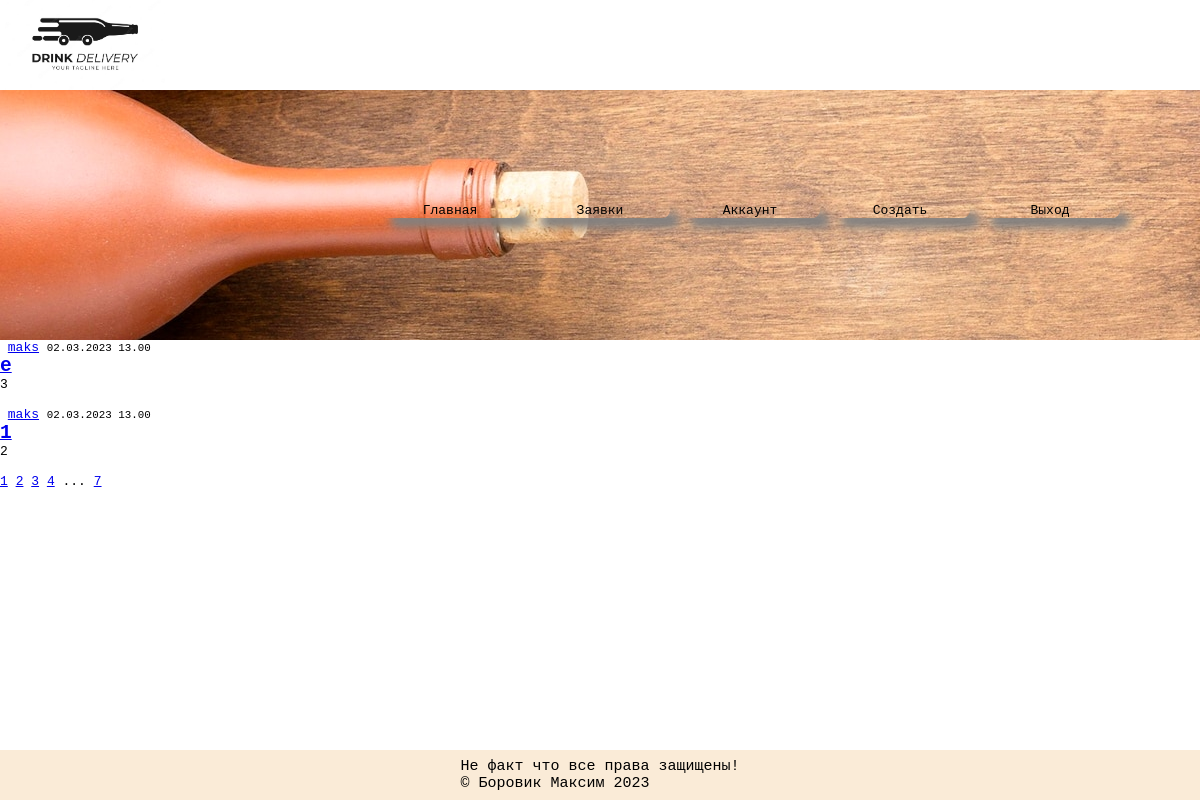
The page /blog (signed in) on the database its author committed.
### basa/models.py (models this page shows, shortened)
class Order(db.Model, UserMixin):
    __tablename__ = "orders"
    id = db.Column(db.Integer, primary_key=True)
    title = db.Column(db.String(200), unique=True, nullable=False)
    date_posted = db.Column(db.DateTime, nullable=False, default=datetime.now)
    content = db.Column(db.Text(), nullable=False)
    image_post = db.Column(db.String(120), nullable=False, default='default.jpg')
    user_id = db.Column(db.Integer, db.ForeignKey('users.id'), nullable=False)

class User(db.Model, UserMixin):
    __tablename__ = "users"
    id = db.Column(db.Integer, primary_key=True)
    username = db.Column(db.String(20), unique=True, nullable=False)
    email = db.Column(db.String(120), unique=True, nullable=False)
    image_file = db.Column(db.String(20), nullable=False, default='default.jpg')
    password = db.Column(db.String(60), nullable=False)
    last_seen = db.Column(db.DateTime)
    orders = db.relationship('Order', backref='author', lazy=True)

### basa/main/routes.py (the view)
@main.route('/blog', methods=['POST', 'GET'])
@login_required
def blog():
    order = Order.query.get(current_user.id)
    if order:
        page = request.args.get('page', 1, type=int)
        orders = Order.query.order_by(Order.date_posted.desc()) \
            .paginate(page=page, per_page=2)
        image_file = url_for('static', filename=f'profile_pics/{current_user.username}/{order.image_post}')
        return render_template('blog.html', title='Блог', orders=orders, image_file=image_file)
    else:
        return render_template('blog.html',title='Блог', nithing='Заказов пока нет')

### basa/models.py (called while the page is built)
@login_manager.user_loader
def load_user(user_id):
    return User.query.get(int(user_id))

### basa/templates/blog.html (shortened to what this page needs)
{% extends 'base.html' %}
{% block content %}
{% if nothing %}
<h1 style="...">Пока Заказов нет</h1>
{% else %}
    {% for order in orders.items %}
        <div class="post">
             <a class="mr-2" href="{{ url_for('users.user_orders', username=order.author.username)}}">{{
            order.author.username }}</a>
            <small class="text-muted">{{ order.date_posted.strftime('%d.%m.%Y %H.%M') }}</small>
            <h2><a class="article-title" href="{{ url_for('orders.order', order_id=order.id) }}">{{ order.title }}</a></h2>
        <p class="article-content">{{ order.content}}</p>
        </div>
    {% endfor %}
<div class="order_paginate">
    {% for page_num in orders.iter_pages(left_edge=1, right_edge=1, left_current=1, right_current=3) %}
        {% if page_num %}
            {% if orders.page == page_num %}
            <a class="btn btn-info mb-4" href="{{ url_for('main.blog', page=page_num) }}">{{ page_num }}</a>
            {% else %}
            <a class="btn btn-outline-success mb-4" href="{{ url_for('main.blog', page=page_num) }}">{{ page_num }}</a>
            {% endif %}
        {% else %}
            ...
        {% endif %}
    {% endfor %}
</div>
{% endif %}
{% endblock  %}

### basa/static/css/style.css (style rules this page uses)
* { margin: 0; padding: 0; }
html, body { height: 100%; }

### rows shown on the page
Order: author.username "maks", date_posted "02.03.2023 13.00", title "e", content "3"
Order: author.username "maks", date_posted "02.03.2023 13.00", title "1", content "2"

### other values the page prints
{{ page_num }} "1"
{{ page_num }} "2" "3" "4" "7"
